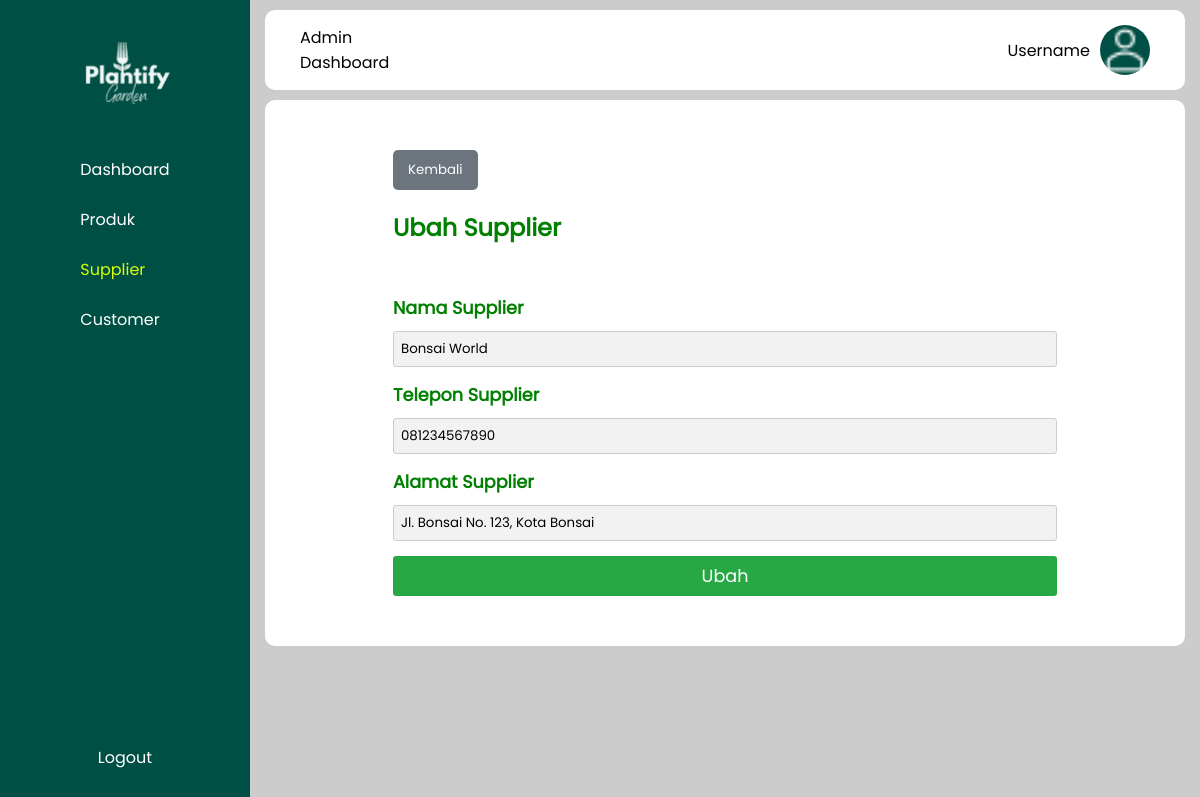
The app's page /app/admin/ubah_supplier.php?id=2 (signed in) with its own data.
### tables this page shows
CREATE TABLE `supplier` (
  `id_supplier` int(11) NOT NULL,
  `nama_supplier` varchar(100) NOT NULL,
  `alamat` varchar(100) NOT NULL,
  `no_telepon` varchar(100) NOT NULL
);

### app/database.php (called while the page is built, shortened)
<?php
function getSupplierById($id) {
	try {
		$statement = DB->prepare("SELECT * FROM supplier WHERE id_supplier = :id");
		$statement->execute(array(":id" => $id));
		return $statement->fetch(PDO::FETCH_ASSOC);
	} catch (PDOException $err) {
		echo $err->getMessage();
	}
}

### app/admin/ubah_supplier.php (the view, shortened to what this page needs)
<?php
$id = isset($_POST['id']) ? $_POST['id'] : $_GET['id'];
$success = false;
require_once(BASEPATH . "/app/admin/templates/sidebar.php");
require_once(BASEPATH . "/app/admin/templates/header.php");
$supplier = getSupplierById($id);
?>
    <div class="wadah">
        <a href="<?= BASEURL ?>/app/admin/supplier.php">
            <button class="kembali">Kembali</button>
        </a>
        <div class="judul">
            <h2>Ubah Supplier</h2>
        </div>
        <?php if ($success) { ?>
            <div>Supplier sukses ditambahkan!</div>
        <?php } else { ?>
            <form action="ubah_supplier.php" method="post">
                <div class="input-container">
                    <label for="nama_supplier">Nama Supplier</label>
                    <input type="text" name="nama_supplier" id="nama_supplier" value="<?= $supplier['nama_supplier'] ?>">
                </div>
                <div class="input-container">
                    <label for="tel">Telepon Supplier</label>
                    <input type="text" name="tel" id="tel" value="<?= $supplier['no_telepon'] ?>">
                </div>
                <div class="input-container">
                    <label for="alamat">Alamat Supplier</label>
                    <input type="text" name="alamat" id="alamat" value="<?= $supplier['alamat'] ?>">
                </div>
                <button type="submit" name="submit" class="submit">Ubah</button>
            </form>
        <?php } ?>
    </div>
    </div>
</body>
</html>

### assets/styles/style_admin.css (style rules this page uses)
* { margin: 0; padding: 0; box-sizing: border-box; --hijau: #004f44; --poppins: "Poppins", sans-serif; --monsterrat: "Montserrat"; font-family: var(--poppins); }
body { background-color: #ccc; }
a { color: white; text-decoration: none; }
.judul { display: flex; justify-content: space-between; align-items: center; font-family: var(--monsterrat); margin-bottom: 50px; color: green; }
.wadah { padding: 50px 128px; color: green; background-color: #fff; margin: 10px 15px; border-radius: 10px; }
button.kembali { background-color: #6c757d; color: #fff; border: none; padding: 10px 15px; border-radius: 5px; cursor: pointer; margin-bottom: 20px; }
label { display: block; margin-top: 10px; margin-bottom: 5px; font-weight: bold; font-size: 1.1em; }
input, textarea, select { width: 100%; padding: 7px; margin: 5px 0; border: 1px solid #ccc; border-radius: 3px; background-color: #f2f2f2; }
button[type="submit"] { text-align: center; width: 100%; font-size: 1.1rem; margin-top: 10px; background-color: #28a745; color: #fff; border: none; padding: 7px; border-radius: 3px; cursor: pointer; }

### records on screen
supplier: nama_supplier "Bonsai World", tel "081234567890", alamat "Jl. Bonsai No. 123, Kota Bonsai"
